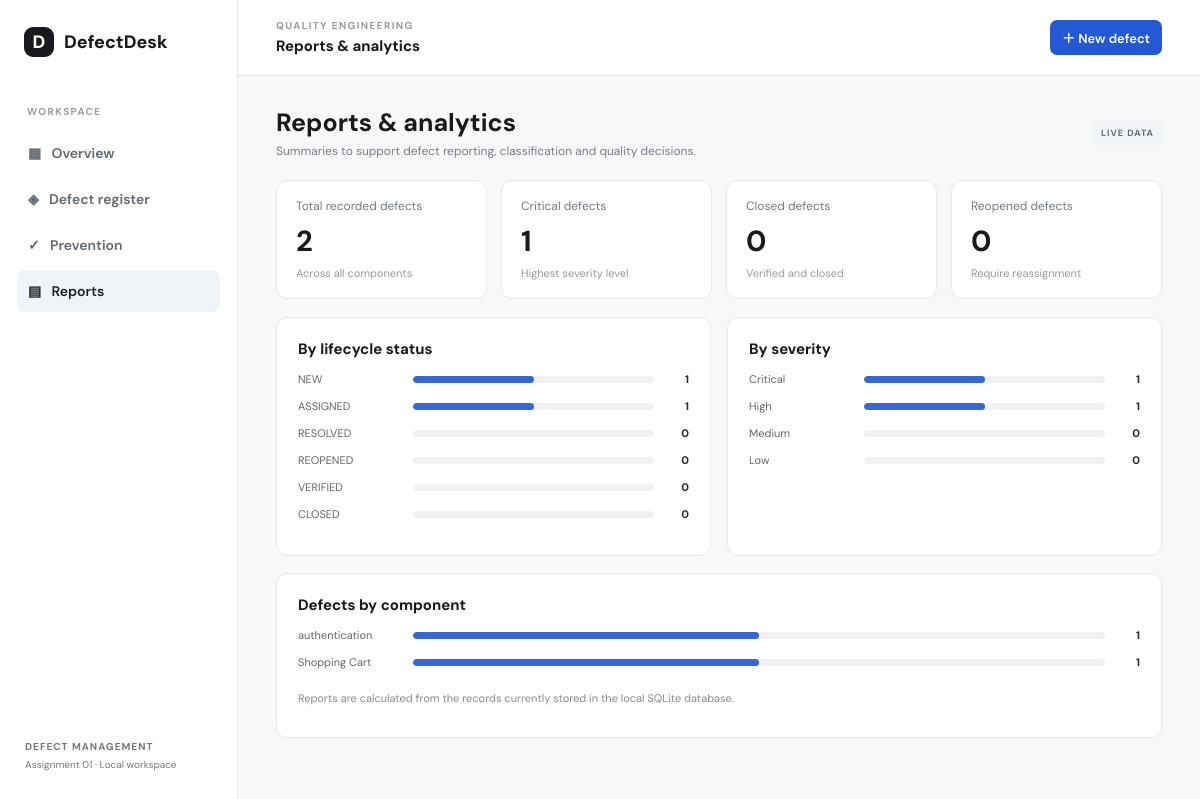
Page /reports on the committed database.
### tables this page shows
CREATE TABLE defects (
            id INTEGER PRIMARY KEY AUTOINCREMENT,
            title TEXT NOT NULL, description TEXT NOT NULL,
            component TEXT NOT NULL, severity TEXT NOT NULL,
            priority TEXT NOT NULL, status TEXT NOT NULL DEFAULT 'NEW',
            assignee TEXT DEFAULT '', resolution TEXT DEFAULT '',
            discovered_on TEXT NOT NULL, created_at TEXT NOT NULL,
            updated_at TEXT NOT NULL
        );

### app.py (the view)
@app.route('/reports')
def reports():
    with db() as con:
        all_defects=con.execute('SELECT * FROM defects').fetchall()
    statuses={s:sum(d['status']==s for d in all_defects) for s in STATUSES}
    severities={s:sum(d['severity']==s for d in all_defects) for s in SEVERITIES}
    components=Counter(d['component'] for d in all_defects)
    return render_template('reports.html', total=len(all_defects), statuses=statuses, severities=severities, components=components)

### app.py (called while the page is built)
def db():
    con = sqlite3.connect(DB)
    con.row_factory = sqlite3.Row
    con.execute('PRAGMA foreign_keys = ON')
    return con

### templates/reports.html
{% extends 'base.html' %}{% block title %}Reports · DefectDesk{% endblock %}{% block page_heading %}Reports & analytics{% endblock %}{% block content %}<div class="page-intro"><div><h1>Reports & analytics</h1><p>Summaries to support defect reporting, classification and quality decisions.</p></div><span class="tag">LIVE DATA</span></div><div class="stats"><div class="stat"><span>Total recorded defects</span><b>{{ total }}</b><small>Across all components</small></div><div class="stat"><span>Critical defects</span><b>{{ severities['Critical'] }}</b><small>Highest severity level</small></div><div class="stat"><span>Closed defects</span><b>{{ statuses['CLOSED'] }}</b><small>Verified and closed</small></div><div class="stat"><span>Reopened defects</span><b>{{ statuses['REOPENED'] }}</b><small>Require reassignment</small></div></div><div class="two-col"><div class="panel"><h2>By lifecycle status</h2>{% for s,n in statuses.items() %}<div class="bar-row"><span>{{ s }}</span><div class="bar-track"><div class="bar-fill" style="width:{{ n/total*100 if total else 0 }}%"></div></div><b>{{ n }}</b></div>{% endfor %}</div><div class="panel"><h2>By severity</h2>{% for s,n in severities.items() %}<div class="bar-row"><span>{{ s }}</span><div class="bar-track"><div class="bar-fill severity-fill" style="width:{{ n/total*100 if total else 0 }}%"></div></div><b>{{ n }}</b></div>{% endfor %}</div></div><div class="panel"><h2>Defects by component</h2>{% if components %}{% for component,n in components.items() %}<div class="bar-row"><span>{{ component }}</span><div class="bar-track"><div class="bar-fill" style="width:{{ n/total*100 if total else 0 }}%"></div></div><b>{{ n }}</b></div>{% endfor %}{% else %}<p class="muted">No data available yet. Record defects to populate this report.</p>{% endif %}<p class="muted report-note">Reports are calculated from the records currently stored in the local SQLite database.</p></div>{% endblock %}

### static/style.css (style rules this page uses)
:root { --ink:#17191c;--muted:#777d85;--line:#e8e9eb;--paper:#f7f8f9;--blue:#2459d3;--blue2:#eaf0ff;--green:#16845b;--red:#c43d45 }
* { box-sizing:border-box }
body { margin:0;background:var(--paper);color:var(--ink);font:14px 'DM Sans',Arial,sans-serif }
.stats { display:grid;grid-template-columns:repeat(4,1fr);gap:14px;margin-bottom:18px }
.stat,.panel { background:#fff;border:1px solid var(--line);border-radius:11px }
.stat { padding:17px 19px }
.stat span { display:block;color:#747a82;font-size:12px }
.stat b { display:block;font-size:29px;margin:8px 0 3px }
.stat small { color:#999;font-size:11px }
.two-col { display:grid;grid-template-columns:1fr 1fr;gap:16px;margin-bottom:17px }
.panel { padding:21px;margin-bottom:17px }
.two-col .panel { margin-bottom:0 }
.panel h2 { font-size:15px;margin:0 0 5px }
.panel-head p,.page-intro p { color:var(--muted);font-size:12px;margin:4px 0 0 }
.bar-row { display:grid;grid-template-columns:105px 1fr 25px;align-items:center;gap:10px;margin:13px 0;font-size:11px;color:#666 }
.bar-row b { text-align:right;color:#25282d }
.bar-track { height:7px;background:#f0f1f3;border-radius:9px;overflow:hidden }
.bar-fill { height:100%;background:#3567d5;border-radius:9px;min-width:0 }
.muted { color:#858b93;font-size:11px }
.tag { font-size:9px;letter-spacing:1px;font-weight:700;background:#f0f3f8;color:#656d78;padding:6px 8px;border-radius:5px }
.page-intro { display:flex;justify-content:space-between;align-items:center;margin-bottom:21px }
.page-intro h1 { font-size:25px;margin:0 }
.report-note { margin-top:22px }

### rows in the picture
defects: status "ASSIGNED", {{ n/total*100 if total else 0 }} 50.0 (drawn), id "1", severity "Critical", component "authentication"
defects: component "Shopping Cart", {{ n/total*100 if total else 0 }} 50.0 (drawn), n "1"

### other values in the picture
{{ total }} "2"
{{ severities['Critical'] }} "1"
{{ statuses['CLOSED'] }} "0"
{{ statuses['REOPENED'] }} "0"
{{ s }} "NEW" "RESOLVED" "REOPENED" "VERIFIED" "CLOSED"
{{ n }} "1" "0" "0" "0" "0"
{{ s }} "High" "Medium" "Low"
{{ n }} "1" "0" "0"
